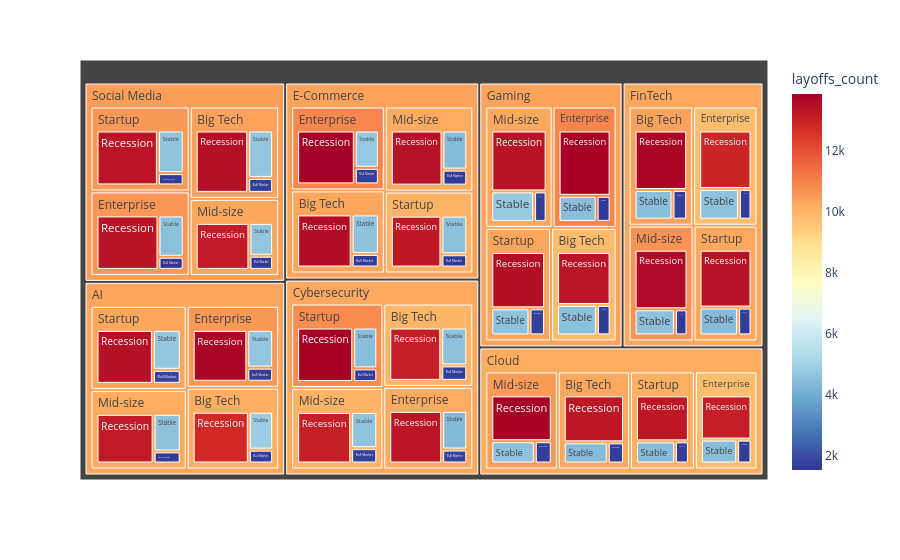

The cell this chart's notebook holds for it:
### Markdown cell above
### 2. Industry → Company Size → Market Condition (Treemap)
Why this chart is used: To compare the hierarchical contribution of industries, company sizes, and market conditions to total layoffs.

### Code cell
fig = px.treemap(
    df,
    path=["industry","company_size","market_condition"],
    values="layoffs_count",
    color="layoffs_count",
    color_continuous_scale="RdYlBu_r"
)

fig.show()

### Figure 1 — Plotly figure (JSON) as saved in the notebook; plotly's stock layout.template omitted (floating-point values rounded to 4 significant figures)
{"data": [{"branchvalues": "total", "customdata": [[1676.0], [1658.0], [13080.0], [13350.0], [1737.0], [13720.0], [13810.0], [1679.0], [1666.0], [1684.0], [13630.0], [1641.0], [13440.0], [13810.0], [13470.0], [13820.0], [13350.0], [1701.0], [1681.0], [1726.0], [4528.0], [4587.0], [1825.0], [1635.0], [1718.0], [1749.0], [1711.0], [4724.0], [1600.0], [4568.0], [13370.0], [4764.0], [1665.0], [1681.0], [4489.0], [4642.0], [13400.0], [13860.0], [4352.0], [4488.0], [13390.0], [4532.0], [1639.0], [1709.0], [4601.0], [4668.0], [13540.0], [1677.0], [1615.0], [4754.0], [4400.0], [4630.0], [4524.0], [4470.0], [1630.0], [13330.0], [4377.0], [13240.0], [1542.0], [4495.0], [1678.0], [13270.0], [4706.0], [4611.0], [4561.0], [13170.0], [4620.0], [13430.0], [13080.0], [13260.0], [12820.0], [4402.0], [4670.0], [4577.0], [13740.0], [13170.0], [1705.0], [1766.0], [13080.0], [12920.0], [4898.0], [4404.0], [13320.0], [1625.0], [10580.0], [10160.0], [10050.0], [10250.0], [10340.0], [10380.0], [10930.0], [9786.0], [10290.0], [10570.0], [10670.0], [10210.0], [10390.0], [10800.0], [10530.0], [10280.0], [10320.0], [9967.0], [10610.0], [10300.0], [10150.0], [10040.0], [10170.0], [10250.0], [10900.0], [10220.0], [9854.0], [9818.0], [10300.0], [10260.0], [10350.0], [10280.0], [10200.0], [10470.0], [10380.0]], "domain": {"x": [0, 1], "y": [0, 1]}, "hovertemplate": "labels=%{label}<br>layoffs_count_sum=%{value}<br>parent=%{parent}<br>id=%{id}<br>layoffs_count=%{color}<extra></extra>", "ids": ["AI/Enterprise/Bull Market", "AI/Big Tech/Bull Market", "Cybersecurity/Mid-size/Recession", "Gaming/Mid-size/Recession", "Gaming/Startup/Bull Market", "FinTech/Big Tech/Recession", "Gaming/Enterprise/Recession", "Cloud/Enterprise/Bull Market", "Social Media/Mid-size/Bull Market", "Social Media/Startup/Bull Market", "FinTech/Mid-size/Recession", "E-Commerce/Mid-size/Bull Market", "Social Media/Big Tech/Recession", "Cybersecurity/Startup/Recession", "Gaming/Startup/Recession", "Cloud/Mid-size/Recession", "Social Media/Startup/Recession", "Cloud/Big Tech/Bull Market", "E-Commerce/Big Tech/Bull Market", "Cybersecurity/Big Tech/Bull Market", "Social Media/Enterprise/Stable", "Cloud/Mid-size/Stable", "AI/Startup/Bull Market", "Cloud/Startup/Bull Market", "FinTech/Big Tech/Bull Market", "Cybersecurity/Mid-size/Bull Market", "Social Media/Big Tech/Bull Market", "AI/Enterprise/Stable", "E-Commerce/Startup/Bull Market", "AI/Mid-size/Stable", "Social Media/Enterprise/Recession", "Gaming/Mid-size/Stable", "Gaming/Mid-size/Bull Market", "Cybersecurity/Startup/Bull Market", "Cybersecurity/Startup/Stable", "Cybersecurity/Mid-size/Stable", "FinTech/Startup/Recession", "E-Commerce/Enterprise/Recession", "Cybersecurity/Enterprise/Stable", "Gaming/Enterprise/Stable", "E-Commerce/Mid-size/Recession", "E-Commerce/Startup/Stable", "Gaming/Big Tech/Bull Market", "E-Commerce/Enterprise/Bull Market", "E-Commerce/Big Tech/Stable", "Social Media/Big Tech/Stable", "E-Commerce/Big Tech/Recession", "FinTech/Enterprise/Bull Market", "Gaming/Enterprise/Bull Market", "E-Commerce/Enterprise/Stable", "FinTech/Startup/Stable", "Social Media/Startup/Stable", "Gaming/Big Tech/Stable", "Cloud/Enterprise/Stable", "AI/Mid-size/Bull Market", "Gaming/Big Tech/Recession", "Cloud/Big Tech/Stable", "E-Commerce/Startup/Recession", "Social Media/Enterprise/Bull Market", "FinTech/Big Tech/Stable", "FinTech/Startup/Bull Market", "Cloud/Big Tech/Recession", "AI/Startup/Stable", "FinTech/Enterprise/Stable", "Cybersecurity/Big Tech/Stable", "AI/Mid-size/Recession", "Gaming/Startup/Stable", "AI/Startup/Recession", "Cloud/Enterprise/Recession", "Cloud/Startup/Recession", "AI/Big Tech/Recession", "E-Commerce/Mid-size/Stable", "Social Media/Mid-size/Stable", "FinTech/Mid-size/Stable", "AI/Enterprise/Recession", "Social Media/Mid-size/Recession", "Cloud/Mid-size/Bull Market", "Cybersecurity/Enterprise/Bull Market", "Cybersecurity/Big Tech/Recession", "FinTech/Enterprise/Recession", "AI/Big Tech/Stable", "Cloud/Startup/Stable", "Cybersecurity/Enterprise/Recession", "FinTech/Mid-size/Bull Market", "AI/Enterprise", "AI/Big Tech", "Cybersecurity/Mid-size", "Gaming/Mid-size", "Gaming/Startup", "FinTech/Big Tech", "Gaming/Enterprise", "Cloud/Enterprise", "Social Media/Mid-size", "Social Media/Startup", "FinTech/Mid-size", "E-Commerce/Mid-size", "Social Media/Big Tech", "Cybersecurity/Startup", "Cloud/Mid-size", "Cloud/Big Tech", "E-Commerce/Big Tech", "Cybersecurity/Big Tech", "Social Media/Enterprise", "AI/Startup", "Cloud/Startup", "E-Commerce/Startup", "AI/Mid-size", "FinTech/Startup", "E-Commerce/Enterprise", "Cybersecurity/Enterprise", "Gaming/Big Tech", "FinTech/Enterprise", "AI", "Cybersecurity", "Gaming", "FinTech", "Cloud", "Social Media", "E-Commerce"], "labels": ["Bull Market", "Bull Market", "Recession", "Recession", "Bull Market", "Recession", "Recession", "Bull Market", "Bull Market", "Bull Market", "Recession", "Bull Market", "Recession", "Recession", "Recession", "Recession", "Recession", "Bull Market", "Bull Market", "Bull Market", "Stable", "Stable", "Bull Market", "Bull Market", "Bull Market", "Bull Market", "Bull Market", "Stable", "Bull Market", "Stable", "Recession", "Stable", "Bull Market", "Bull Market", "Stable", "Stable", "Recession", "Recession", "Stable", "Stable", "Recession", "Stable", "Bull Market", "Bull Market", "Stable", "Stable", "Recession", "Bull Market", "Bull Market", "Stable", "Stable", "Stable", "Stable", "Stable", "Bull Market", "Recession", "Stable", "Recession", "Bull Market", "Stable", "Bull Market", "Recession", "Stable", "Stable", "Stable", "Recession", "Stable", "Recession", "Recession", "Recession", "Recession", "Stable", "Stable", "Stable", "Recession", "Recession", "Bull Market", "Bull Market", "Recession", "Recession", "Stable", "Stable", "Recession", "Bull Market", "Enterprise", "Big Tech", "Mid-size", "Mid-size", "Startup", "Big Tech", "Enterprise", "Enterprise", "Mid-size", "Startup", "Mid-size", "Mid-size", "Big Tech", "Startup", "Mid-size", "Big Tech", "Big Tech", "Big Tech", "Enterprise", "Startup", "Startup", "Startup", "Mid-size", "Startup", "Enterprise", "Enterprise", "Big Tech", "Enterprise", "AI", "Cybersecurity", "Gaming", "FinTech", "Cloud", "Social Media", "E-Commerce"], "marker": {"coloraxis": "coloraxis", "colors": [1676.0, 1658.0, 13080.0, 13350.0, 1737.0, 13720.0, 13810.0, 1679.0, 1666.0, 1684.0, 13630.0, 1641.0, 13440.0, 13810.0, 13470.0, 13820.0, 13350.0, 1701.0, 1681.0, 1726.0, 4528.0, 4587.0, 1825.0, 1635.0, 1718.0, 1749.0, 1711.0, 4724.0, 1600.0, 4568.0, 13370.0, 4764.0, 1665.0, 1681.0, 4489.0, 4642.0, 13400.0, 13860.0, 4352.0, 4488.0, 13390.0, 4532.0, 1639.0, 1709.0, 4601.0, 4668.0, 13540.0, 1677.0, 1615.0, 4754.0, 4400.0, 4630.0, 4524.0, 4470.0, 1630.0, 13330.0, 4377.0, 13240.0, 1542.0, 4495.0, 1678.0, 13270.0, 4706.0, 4611.0, 4561.0, 13170.0, 4620.0, 13430.0, 13080.0, 13260.0, 12820.0, 4402.0, 4670.0, 4577.0, 13740.0, 13170.0, 1705.0, 1766.0, 13080.0, 12920.0, 4898.0, 4404.0, 13320.0, 1625.0, 10580.0, 10160.0, 10050.0, 10250.0, 10340.0, 10380.0, 10930.0, 9786.0, 10290.0, 10570.0, 10670.0, 10210.0, 10390.0, 10800.0, 10530.0, 10280.0, 10320.0, 9967.0, 10610.0, 10300.0, 10150.0, 10040.0, 10170.0, 10250.0, 10900.0, 10220.0, 9854.0, 9818.0, 10300.0, 10260.0, 10350.0, 10280.0, 10200.0, 10470.0, 10380.0]}, "name": "", "parents": ["AI/Enterprise", "AI/Big Tech", "Cybersecurity/Mid-size", "Gaming/Mid-size", "Gaming/Startup", "FinTech/Big Tech", "Gaming/Enterprise", "Cloud/Enterprise", "Social Media/Mid-size", "Social Media/Startup", "FinTech/Mid-size", "E-Commerce/Mid-size", "Social Media/Big Tech", "Cybersecurity/Startup", "Gaming/Startup", "Cloud/Mid-size", "Social Media/Startup", "Cloud/Big Tech", "E-Commerce/Big Tech", "Cybersecurity/Big Tech", "Social Media/Enterprise", "Cloud/Mid-size", "AI/Startup", "Cloud/Startup", "FinTech/Big Tech", "Cybersecurity/Mid-size", "Social Media/Big Tech", "AI/Enterprise", "E-Commerce/Startup", "AI/Mid-size", "Social Media/Enterprise", "Gaming/Mid-size", "Gaming/Mid-size", "Cybersecurity/Startup", "Cybersecurity/Startup", "Cybersecurity/Mid-size", "FinTech/Startup", "E-Commerce/Enterprise", "Cybersecurity/Enterprise", "Gaming/Enterprise", "E-Commerce/Mid-size", "E-Commerce/Startup", "Gaming/Big Tech", "E-Commerce/Enterprise", "E-Commerce/Big Tech", "Social Media/Big Tech", "E-Commerce/Big Tech", "FinTech/Enterprise", "Gaming/Enterprise", "E-Commerce/Enterprise", "FinTech/Startup", "Social Media/Startup", "Gaming/Big Tech", "Cloud/Enterprise", "AI/Mid-size", "Gaming/Big Tech", "Cloud/Big Tech", "E-Commerce/Startup", "Social Media/Enterprise", "FinTech/Big Tech", "FinTech/Startup", "Cloud/Big Tech", "AI/Startup", "FinTech/Enterprise", "Cybersecurity/Big Tech", "AI/Mid-size", "Gaming/Startup", "AI/Startup", "Cloud/Enterprise", "Cloud/Startup", "AI/Big Tech", "E-Commerce/Mid-size", "Social Media/Mid-size", "FinTech/Mid-size", "AI/Enterprise", "Social Media/Mid-size", "Cloud/Mid-size", "Cybersecurity/Enterprise", "Cybersecurity/Big Tech", "FinTech/Enterprise", "AI/Big Tech", "Cloud/Startup", "Cybersecurity/Enterprise", "FinTech/Mid-size", "AI", "AI", "Cybersecurity", "Gaming", "Gaming", "FinTech", "Gaming", "Cloud", "Social Media", "Social Media", "FinTech", "E-Commerce", "Social Media", "Cybersecurity", "Cloud", "Cloud", "E-Commerce", "Cybersecurity", "Social Media", "AI", "Cloud", "E-Commerce", "AI", "FinTech", "E-Commerce", "Cybersecurity", "Gaming", "FinTech", "", "", "", "", "", "", ""], "type": "treemap", "values": [187500.0, 173100.0, 1435000.0, 1510000.0, 193800.0, 1425000.0, 1540000.0, 187300.0, 179300.0, 157700.0, 1451000.0, 201100.0, 1580000.0, 1543000.0, 1400000.0, 1469000.0, 1673000.0, 182100.0, 187700.0, 205800.0, 518400.0, 514500.0, 197000.0, 167500.0, 198900.0, 207000.0, 180000.0, 501400.0, 177900.0, 527900.0, 1680000.0, 584600.0, 171600.0, 165800.0, 496600.0, 487300.0, 1388000.0, 1571000.0, 498000.0, 449200.0, 1440000.0, 515800.0, 191700.0, 201300.0, 546000.0, 570700.0, 1473000.0, 176700.0, 165400.0, 453900.0, 495300.0, 546200.0, 559600.0, 473700.0, 170500.0, 1311000.0, 493700.0, 1359000.0, 165000.0, 513200.0, 171600.0, 1501000.0, 559900.0, 555700.0, 503000.0, 1474000.0, 476100.0, 1533000.0, 1225000.0, 1320000.0, 1495000.0, 491200.0, 415200.0, 483400.0, 1457000.0, 1348000.0, 200700.0, 180000.0, 1417000.0, 1397000.0, 474400.0, 468100.0, 1430000.0, 151000.0, 2146000.0, 2143000.0, 2130000.0, 2267000.0, 2070000.0, 2137000.0, 2154000.0, 1886000.0, 1942000.0, 2376000.0, 2086000.0, 2132000.0, 2331000.0, 2206000.0, 2184000.0, 2177000.0, 2207000.0, 2126000.0, 2363000.0, 2290000.0, 1956000.0, 2052000.0, 2173000.0, 2055000.0, 2227000.0, 2108000.0, 2062000.0, 2129000.0, 8752000.0, 8570000.0, 8553000.0, 8407000.0, 8203000.0, 9013000.0, 8618000.0]}], "layout": {"coloraxis": {"colorbar": {"title": {"text": "layoffs_count"}}, "colorscale": [[0, "rgb(49,54,149)"], [0.1, "rgb(69,117,180)"], [0.2, "rgb(116,173,209)"], [0.3, "rgb(171,217,233)"], [0.4, "rgb(224,243,248)"], [0.5, "rgb(255,255,191)"], [0.6, "rgb(254,224,144)"], [0.7, "rgb(253,174,97)"], [0.8, "rgb(244,109,67)"], [0.9, "rgb(215,48,39)"], [1, "rgb(165,0,38)"]]}, "legend": {"tracegroupgap": 0}, "margin": {"t": 60}}}
